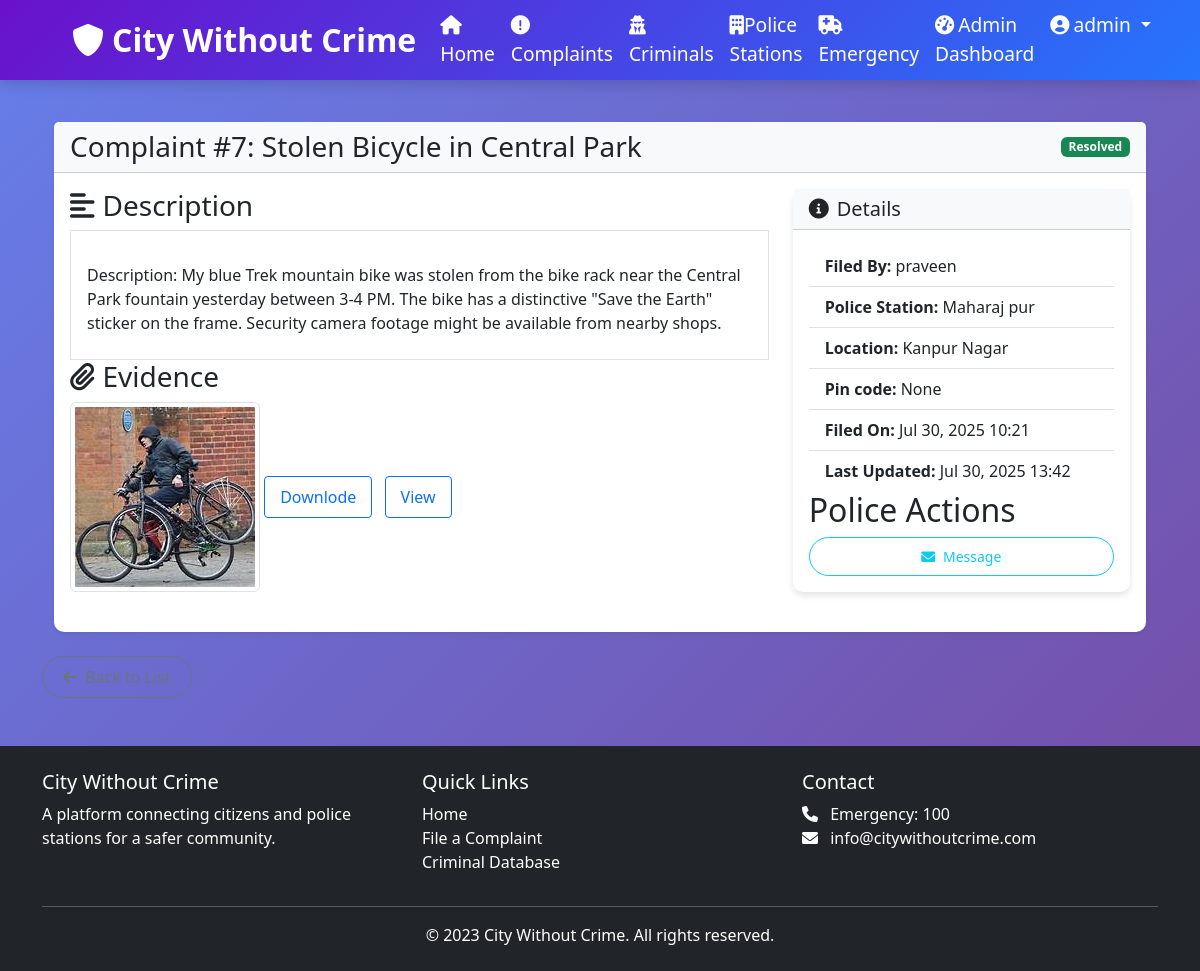
Page /complaints/7/ (signed in) on the earlier database version.
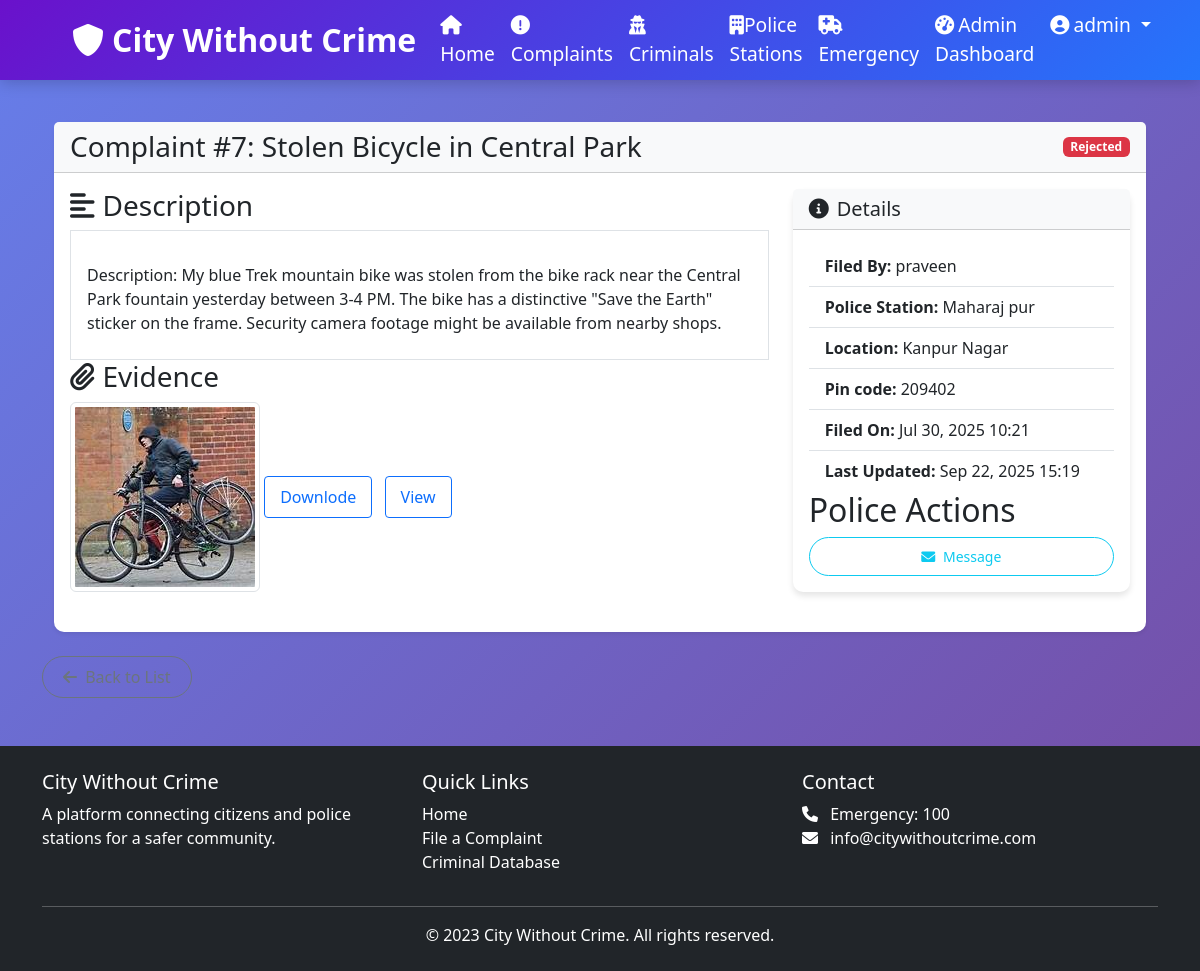
Same page on the later database version.
### cwc_app/models.py (models this page shows, shortened)
class Complaint(models.Model):
    STATUS_CHOICES = [
        ('PENDING', 'Pending'),
        ('IN_PROGRESS', 'In Progress'),
        ('RESOLVED', 'Resolved'),
        ('REJECTED', 'Rejected'),
    ]
    user = models.ForeignKey(User, on_delete=models.CASCADE, related_name='complaints')
    station = models.ForeignKey(PoliceStation, on_delete=models.CASCADE)
    title = models.CharField(max_length=200)
    description = models.TextField()
    location = models.CharField(max_length=200)
    pincode = models.PositiveIntegerField(blank=True, null=True)
    evidence = models.FileField(upload_to='complaint_evidence/',  null=True, blank=True)
    status = models.CharField(max_length=20, choices=STATUS_CHOICES, default='PENDING')
    message=models.CharField(max_length=200,blank=True,null=True)
    created_at = models.DateTimeField(auto_now_add=True)
    updated_at = models.DateTimeField(auto_now=True)

class User(AbstractUser):
    email = models.EmailField(unique=True)  # ✅ Yahan add karein
    is_police = models.BooleanField(default=False)
    is_admin = models.BooleanField(default=False)
    station = models.ForeignKey('PoliceStation', on_delete=models.SET_NULL, null=True, blank=True)
    USERNAME_FIELD = 'username'  # Default hi rahega
    REQUIRED_FIELDS = ['email']  # Email required bana de

class PoliceStation(models.Model):
    name = models.CharField(max_length=100)
    address = models.TextField()
    contact_number = models.CharField(max_length=15)
    email = models.EmailField()
    jurisdiction = models.CharField(max_length=100)
    created_at = models.DateTimeField(auto_now_add=True)

### cwc_app/views.py (the view)
# urls.py: path('complaints/<int:pk>/', views.complaint_detail, name='complaint_detail'),
@login_required
def complaint_detail(request, pk):
    complaint = get_object_or_404(Complaint, pk=pk)
    if not (request.user == complaint.user or request.user.is_police or request.user.is_admin):
        messages.error(request, 'You are not authorized to view this complaint.')
        return redirect('complaint_list')
    return render(request, 'complaints/detail.html', {'complaint': complaint})

### templates/complaints/detail.html (shortened to what the changed rows need)
{% extends 'base.html' %}
{% block content %}
<div class="container">
    <div class="card shadow-sm mb-4">
        <div class="card-header bg-light">
            <div class="d-flex justify-content-between align-items-center">
                <h3 class="mb-0">Complaint #{{ complaint.id }}: {{ complaint.title }}</h3>
                <span class="badge
                    {% if complaint.status == 'PENDING' %}bg-secondary
                    {% elif complaint.status == 'IN_PROGRESS' %}bg-info
                    {% elif complaint.status == 'RESOLVED' %}bg-success
                    {% else %}bg-danger{% endif %}">
                    {{ complaint.get_status_display }}
                </span>
            </div>
        </div>
        <div class="card-body">
            <ul class="list-group list-group-flush">
            <div class="row">
                <div class="col-md-8">
                    <h3><i class="fas fa-align-left me-2"></i>Description</h5>
                         <li class="list-group-item">
                    <p class="mb-4">{{ complaint.description|linebreaks }}</p>
                         </li>
                    <h3><i class="fas fa-paperclip me-2"></i>Evidence</h5>
                    {% if complaint.evidence %}
                    <div class="mb-4">
                        {% if complaint.evidence.url|lower|slice:'-4:' == '.pdf' %}
                        <a href="{{ complaint.evidence.url }}" class="btn btn-outline-primary">
                            <i class="fas fa-file-pdf me-1"></i> View PDF Evidence
                        </a>
                        {% else %}
                        <img src="{{ complaint.evidence.url }}" alt="Complaint Evidence"
                             class="img-thumbnail" style="max-height: 300px;">
                             <a href="{{ complaint.evidence.url }}" class="btn btn-outline-primary  me-2" download>Downlode</a>
                             <a href="{{ complaint.evidence.url }}" class="btn btn-outline-primary " target="_blank">View</a>
                        {% endif %}
                    </div>
                    {% else %}
                    <h4 class='text-danger ms-4'> Not available </h1>
                    {% endif %}
                </div>
                <div class="col-md-4">
                    <div class="card">
                        <div class="card-body">
                            <ul class="list-group list-group-flush">
                                <li class="list-group-item">
                                    <strong>Filed By:</strong> {{ complaint.user.username }}
                                </li>
                                <li class="list-group-item">
                                    <strong>Police Station:</strong> {{ complaint.station.name }}
                                </li>
                                <li class="list-group-item">
                                    <strong>Location:</strong> {{ complaint.location }}
                                </li>
                                <li class="list-group-item">
                                    <strong>Pin code:</strong> {{ complaint.pincode }}
                                </li>
                                <li class="list-group-item">
                                    <strong>Filed On:</strong> {{ complaint.created_at|date:"M d, Y H:i" }}
                                </li>
                                <li class="list-group-item">
                                    <strong>Last Updated:</strong> {{ complaint.updated_at|date:"M d, Y H:i" }}
                                </li>
                            </ul>
                            {% if user.is_police and complaint.status != 'RESOLVED' %}
                            <div class="mt-3">
                                <h6>Police Actions</h6>
                                <div class="btn-group w-100">
                                    <button class="btn btn-sm btn-outline-info" data-bs-toggle="modal"
                                            data-bs-target="#statusModal">
                                        <i class="fas fa-sync-alt me-1"></i> Update Status
                                    </button>
                                    {% else %}
                                <h2>Police Actions</h2>
                                </div>
                            </div>
                            {% endif %}
                        </div>
                    </div>
                </div>
            </div>
        </div>
{% endblock %}

Differences in the rows shown:
changed Complaint "Stolen Bicycle in Central Park": status "Resolved" → "Rejected"; pincode "None" → "209402"; updated_at "Jul 30, 2025 13:42" → "Sep 22, 2025 15:19"
